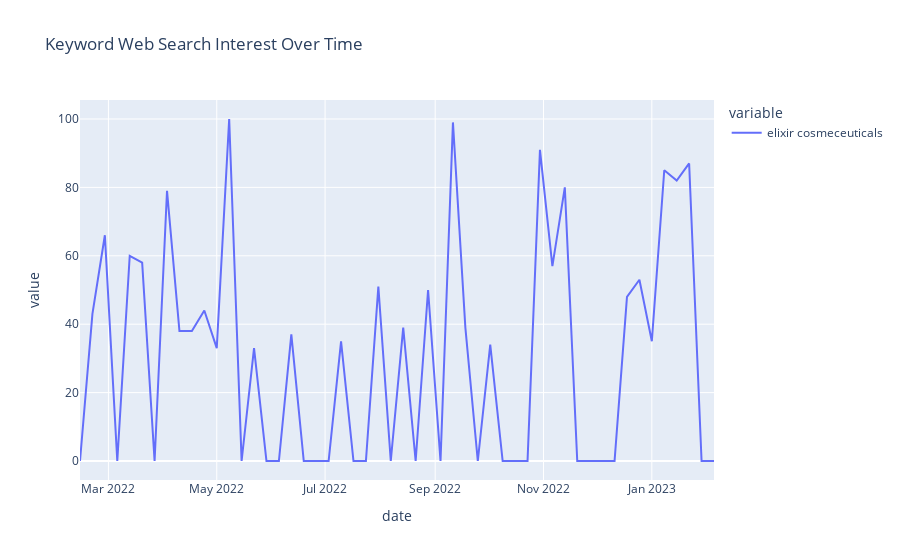

Notebook cell for this chart:
### Markdown cell above
**Interest over time

### Code cell
def interest_over_time(keyword):
    
    data = pytrends.interest_over_time() 
    data = data.reset_index() 
    
    kw_list = [keyword] 

    pytrends.build_payload(kw_list, cat=0, timeframe='today 12-m', geo='SE')

    import plotly.express as px

    fig = px.line(data, x="date", y=[keyword], title='Keyword Web Search Interest Over Time')
    fig.show()

interest_over_time(keyword)

### Figure 1 — Plotly figure (JSON) as saved in the notebook; plotly's stock layout.template omitted (floating-point values rounded to 4 significant figures)
{"data": [{"hovertemplate": "variable=elixir cosmeceuticals<br>date=%{x}<br>value=%{y}<extra></extra>", "legendgroup": "elixir cosmeceuticals", "line": {"color": "#636efa", "dash": "solid"}, "marker": {"symbol": "circle"}, "mode": "lines", "name": "elixir cosmeceuticals", "orientation": "v", "showlegend": true, "type": "scatter", "x": ["2022-02-13T00:00:00", "2022-02-20T00:00:00", "2022-02-27T00:00:00", "2022-03-06T00:00:00", "2022-03-13T00:00:00", "2022-03-20T00:00:00", "2022-03-27T00:00:00", "2022-04-03T00:00:00", "2022-04-10T00:00:00", "2022-04-17T00:00:00", "2022-04-24T00:00:00", "2022-05-01T00:00:00", "2022-05-08T00:00:00", "2022-05-15T00:00:00", "2022-05-22T00:00:00", "2022-05-29T00:00:00", "2022-06-05T00:00:00", "2022-06-12T00:00:00", "2022-06-19T00:00:00", "2022-06-26T00:00:00", "2022-07-03T00:00:00", "2022-07-10T00:00:00", "2022-07-17T00:00:00", "2022-07-24T00:00:00", "2022-07-31T00:00:00", "2022-08-07T00:00:00", "2022-08-14T00:00:00", "2022-08-21T00:00:00", "2022-08-28T00:00:00", "2022-09-04T00:00:00", "2022-09-11T00:00:00", "2022-09-18T00:00:00", "2022-09-25T00:00:00", "2022-10-02T00:00:00", "2022-10-09T00:00:00", "2022-10-16T00:00:00", "2022-10-23T00:00:00", "2022-10-30T00:00:00", "2022-11-06T00:00:00", "2022-11-13T00:00:00", "2022-11-20T00:00:00", "2022-11-27T00:00:00", "2022-12-04T00:00:00", "2022-12-11T00:00:00", "2022-12-18T00:00:00", "2022-12-25T00:00:00", "2023-01-01T00:00:00", "2023-01-08T00:00:00", "2023-01-15T00:00:00", "2023-01-22T00:00:00", "2023-01-29T00:00:00", "2023-02-05T00:00:00"], "xaxis": "x", "y": [0, 43, 66, 0, 60, 58, 0, 79, 38, 38, 44, 33, 100, 0, 33, 0, 0, 37, 0, 0, 0, 35, 0, 0, 51, 0, 39, 0, 50, 0, 99, 39, 0, 34, 0, 0, 0, 91, 57, 80, 0, 0, 0, 0, 48, 53, 35, 85, 82, 87, 0, 0], "yaxis": "y"}], "layout": {"autosize": true, "legend": {"title": {"text": "variable"}, "tracegroupgap": 0}, "title": {"text": "Keyword Web Search Interest Over Time"}, "xaxis": {"anchor": "y", "autorange": true, "domain": [0, 1], "range": ["2022-02-13", "2023-02-05"], "title": {"text": "date"}, "type": "date"}, "yaxis": {"anchor": "x", "autorange": true, "domain": [0, 1], "range": [-5.556, 105.6], "title": {"text": "value"}, "type": "linear"}}}
